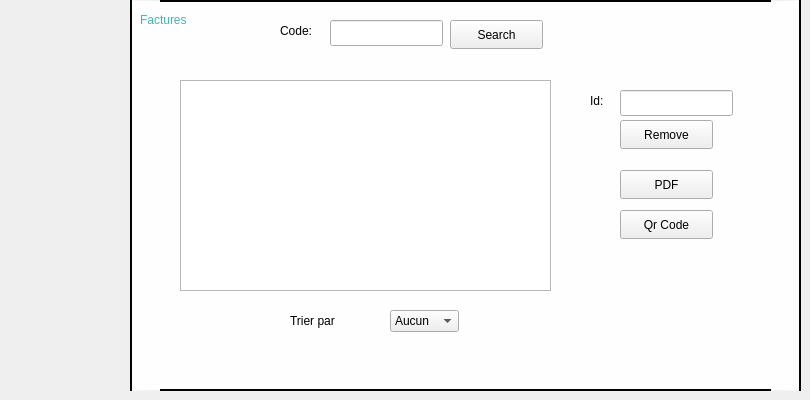
        <widget class="QWidget" name="voirfacture">
         <property name="styleSheet">
          <string notr="true">
#lineEdit_15
{
border:2px solid #42b5b2;
}
#lineEdit_16
{border:2px solid #42b5b2;}
#lineEdit_17
{border:2px solid #42b5b2;}
#lineEdit_21
{border:2px solid #42b5b2;}
#widget_6
{
background-color:#fefeff;
border-radius:30px #040301;
	border: 2px solid #040301;
}
#widget_4
{
background-color:#fefeff;
border-radius:30px #040301;
	border: 2px solid #040301;
}
#pushButton_10
{
color: #42b5b2; 
font: 12pt &quot;Berlin Sans FB&quot;;
}
#pushButton_7
{
color: #42b5b2; 
font: 12pt &quot;Berlin Sans FB&quot;;
}
#pushButton_11
{
color: #42b5b2; 
font: 12pt &quot;Berlin Sans FB&quot;;
}
#pushButton_9
{
color: #42b5b2; 
font: 12pt &quot;Berlin Sans FB&quot;;
}
#label_9
{color: #42b5b2; 
font: 16pt &quot;Berlin Sans FB&quot;; }
#label_10
{color: #42b5b2; 
font: 16pt &quot;Berlin Sans FB&quot;; }
#label_2
{
font: 12pt &quot;Berlin Sans FB&quot;; }
#label_3
{
font: 12pt &quot;Berlin Sans FB&quot;; }
#label
{
font: 12pt &quot;Berlin Sans FB&quot;; }

#label_8
{
font: 12pt &quot;Berlin Sans FB&quot;; }



</string>
         </property>
         <attribute name="title">
          <string>Consult</string>
         </attribute>
         <widget class="QWidget" name="widget_4" native="true">
          <property name="geometry">
           <rect>
            <x>130</x>
            <y>0</y>
            <width>671</width>
            <height>391</height>
           </rect>
          </property>
          <widget class="QPushButton" name="Recherche_facture_3">
           <property name="geometry">
            <rect>
             <x>320</x>
             <y>20</y>
             <width>93</width>
             <height>29</height>
            </rect>
           </property>
           <property name="text">
            <string>Search</string>
           </property>
          </widget>
          <widget class="QPushButton" name="Delete_facture_2">
           <property name="geometry">
            <rect>
             <x>490</x>
             <y>120</y>
             <width>93</width>
             <height>29</height>
            </rect>
           </property>
           <property name="text">
            <string>Remove</string>
           </property>
          </widget>
          <widget class="QLineEdit" name="idfacture_supp_2">
           <property name="geometry">
            <rect>
             <x>490</x>
             <y>90</y>
             <width>113</width>
             <height>26</height>
            </rect>
           </property>
          </widget>
          <widget class="QLineEdit" name="Recherche_facture_4">
           <property name="geometry">
            <rect>
             <x>200</x>
             <y>20</y>
             <width>113</width>
             <height>26</height>
            </rect>
           </property>
          </widget>
          <widget class="QLabel" name="label">
           <property name="geometry">
            <rect>
             <x>460</x>
             <y>80</y>
             <width>51</width>
             <height>41</height>
            </rect>
           </property>
           <property name="text">
            <string>Id:</string>
           </property>
          </widget>
          <widget class="QLabel" name="label_2">
           <property name="geometry">
            <rect>
             <x>150</x>
             <y>10</y>
             <width>51</width>
             <height>41</height>
            </rect>
           </property>
           <property name="text">
            <string>Code:</string>
           </property>
          </widget>
          <widget class="QLabel" name="label_9">
           <property name="geometry">
            <rect>
             <x>10</x>
             <y>10</y>
             <width>101</width>
             <height>20</height>
            </rect>
           </property>
           <property name="text">
            <string>Factures</string>
           </property>
          </widget>
          <widget class="QPushButton" name="PDF_3">
           <property name="geometry">
            <rect>
             <x>490</x>
             <y>170</y>
             <width>93</width>
             <height>29</height>
            </rect>
           </property>
           <property name="text">
            <string>PDF</string>
           </property>
          </widget>
          <widget class="QPushButton" name="Qr_code_btn_2">
           <property name="geometry">
            <rect>
             <x>490</x>
             <y>210</y>
             <width>93</width>
             <height>29</height>
            </rect>
           </property>
           <property name="text">
            <string>Qr Code</string>
           </property>
          </widget>
          <widget class="QLabel" name="Qrcode_Label_2">
           <property name="geometry">
            <rect>
             <x>470</x>
             <y>270</y>
             <width>151</width>
             <height>81</height>
            </rect>
           </property>
           <property name="text">
            <string/>
           </property>
          </widget>
          <widget class="QTableView" name="Tab_facture_2">
           <property name="geometry">
            <rect>
             <x>50</x>
             <y>80</y>
             <width>371</width>
             <height>211</height>
            </rect>
           </property>
          </widget>
          <widget class="QComboBox" name="comboBox_trifactures_2">
           <property name="geometry">
            <rect>
             <x>260</x>
             <y>310</y>
             <width>69</width>
             <height>22</height>
            </rect>
           </property>
           <item>
            <property name="text">
             <string>Aucun</string>
            </property>
           </item>
           <item>
            <property name="text">
             <string>ID</string>
            </property>
           </item>
           <item>
            <property name="text">
             <string>Montant</string>
            </property>
           </item>
           <item>
            <property name="text">
             <string>Date</string>
            </property>
           </item>
          </widget>
          <widget class="QLabel" name="label_3">
           <property name="geometry">
            <rect>
             <x>160</x>
             <y>300</y>
             <width>81</width>
             <height>41</height>
            </rect>
           </property>
           <property name="text">
            <string>Trier par</string>
           </property>
          </widget>
         </widget>
        </widget>
